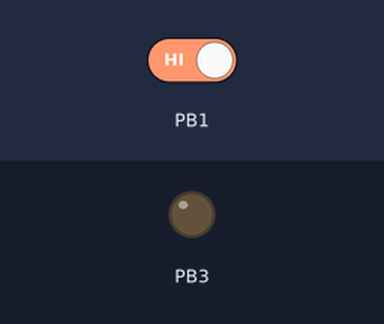
A program run on a simulated ATtiny13, built with avr-gcc and emulated at 9.6 MHz. Parts: output pins drawn as LEDs (lit = HIGH). Inputs (shaded band) come from the test bench; at power-on: PB1 HIGH.

Above: at 1.2 s.
1.3 s: PB1 driven LOW
At 2.5 s:
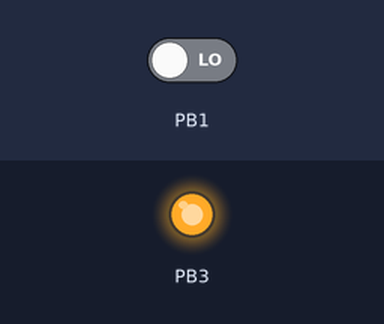
Timing chart, 0 to 4.3 s (numbered marks = the images above; inputs shaded):
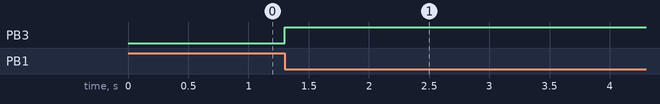

Measured:
- after the input at 1.3 s, PB3: LOW → HIGH at once

The program:

main.c
```c
#include <avr/io.h>
#include <avr/interrupt.h>
#include <inttypes.h>
#warning This is broken
//uint8_t latched;
ISR(INT0_vect){
  //  latched = !latched;
  PORTB = PORTB & _BV(PB3) ?
    PORTB & ~_BV(PB3) :
    PORTB | _BV(PB3);
}

void setup(void){
  DDRB |= _BV(PB3); //PB3 output
  DDRB &= ~_BV(PB1); //PB1 input (no pulllup resistor)
  GIMSK |= _BV(INT0); //enable external interrupt
  //latched = 0;
  //MCUCR |= _BV(ISC00) | _BV(ISC01); //rising edge
  MCUCR |= _BV(ISC01); //falling edge
  sei();//enable all interrupts
}

void loop(void){
  //PORTB = latched ? PORTB | _BV(PB3) : PORTB & ~_BV(PB3);
}

int main(void){
  setup();
  while(1) loop();
}
```
